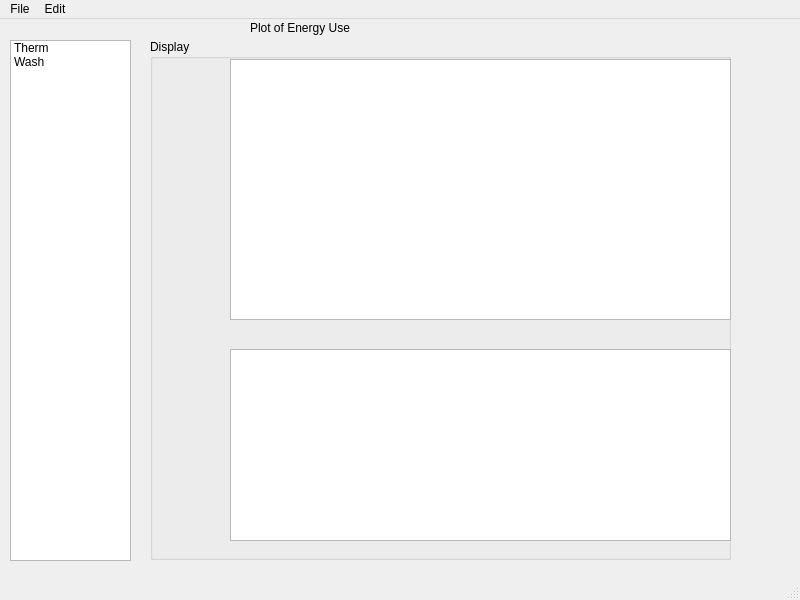
<?xml version="1.0" encoding="UTF-8"?>
<ui version="4.0">
 <class>MainWindow</class>
 <widget class="QMainWindow" name="MainWindow">
  <property name="geometry">
   <rect>
    <x>0</x>
    <y>0</y>
    <width>800</width>
    <height>600</height>
   </rect>
  </property>
  <property name="windowTitle">
   <string>MainWindow</string>
  </property>
  <widget class="QWidget" name="centralwidget">
   <widget class="QListWidget" name="listWidget">
    <property name="geometry">
     <rect>
      <x>10</x>
      <y>21</y>
      <width>121</width>
      <height>521</height>
     </rect>
    </property>
    <item>
     <property name="text">
      <string>Therm</string>
     </property>
    </item>
    <item>
     <property name="text">
      <string>Wash</string>
     </property>
    </item>
   </widget>
   <widget class="QGroupBox" name="groupBox">
    <property name="geometry">
     <rect>
      <x>150</x>
      <y>20</y>
      <width>581</width>
      <height>521</height>
     </rect>
    </property>
    <property name="title">
     <string>Display</string>
    </property>
    <widget class="QGraphicsView" name="graphicsView">
     <property name="geometry">
      <rect>
       <x>80</x>
       <y>20</y>
       <width>501</width>
       <height>261</height>
      </rect>
     </property>
    </widget>
    <widget class="QListWidget" name="listWidget_2">
     <property name="geometry">
      <rect>
       <x>80</x>
       <y>310</y>
       <width>501</width>
       <height>192</height>
      </rect>
     </property>
    </widget>
   </widget>
   <widget class="QLabel" name="label">
    <property name="geometry">
     <rect>
      <x>250</x>
      <y>0</y>
      <width>151</width>
      <height>17</height>
     </rect>
    </property>
    <property name="text">
     <string>Plot of Energy Use</string>
    </property>
   </widget>
  </widget>
  <widget class="QMenuBar" name="menubar">
   <property name="geometry">
    <rect>
     <x>0</x>
     <y>0</y>
     <width>800</width>
     <height>25</height>
    </rect>
   </property>
   <widget class="QMenu" name="menuSmartSparks_HEMS">
    <property name="title">
     <string>File</string>
    </property>
    <addaction name="actionSave"/>
   </widget>
   <widget class="QMenu" name="menuEdit">
    <property name="title">
     <string>Edit</string>
    </property>
   </widget>
   <addaction name="menuSmartSparks_HEMS"/>
   <addaction name="menuEdit"/>
  </widget>
  <widget class="QStatusBar" name="statusbar"/>
  <action name="actionSave">
   <property name="text">
    <string>Export All to .csv</string>
   </property>
  </action>
 </widget>
 <resources/>
 <connections/>
</ui>
